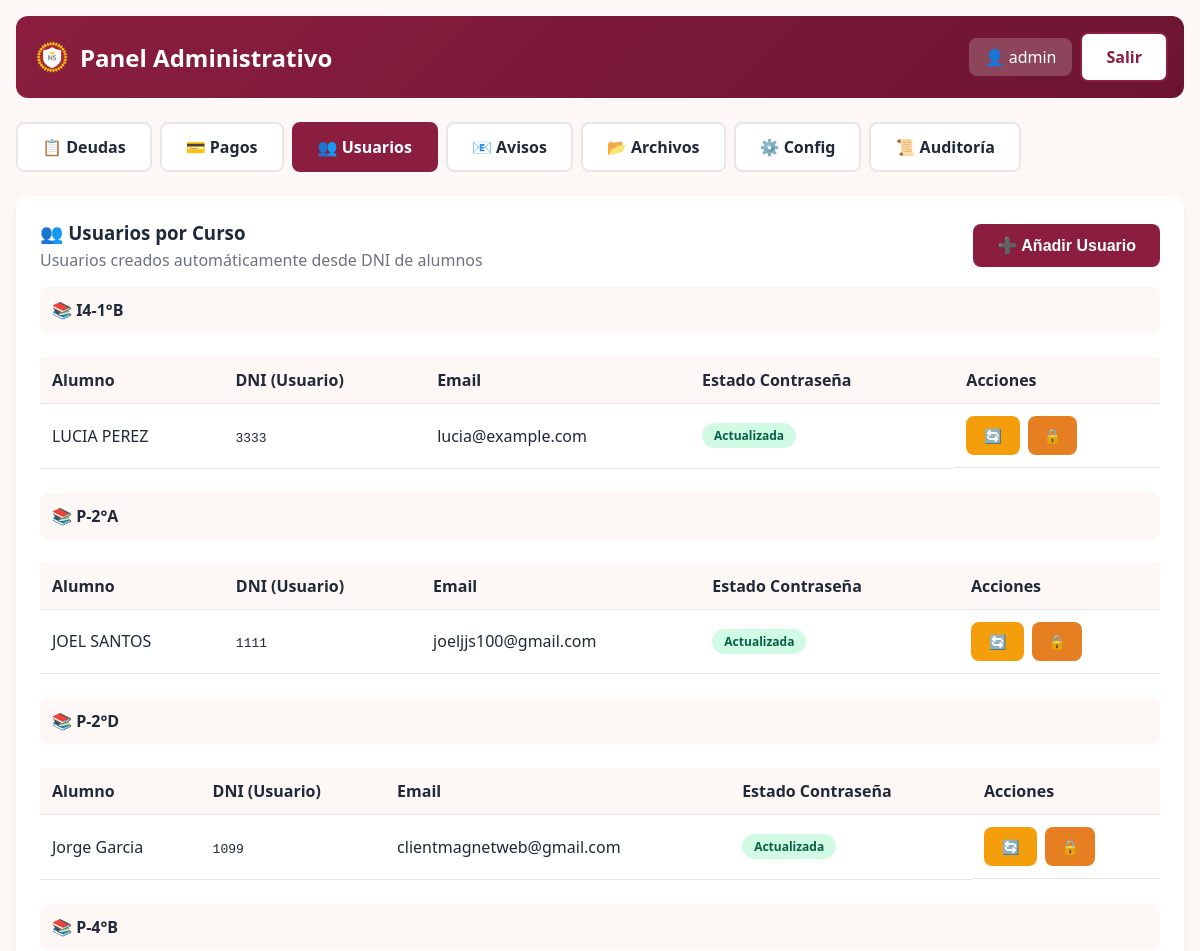
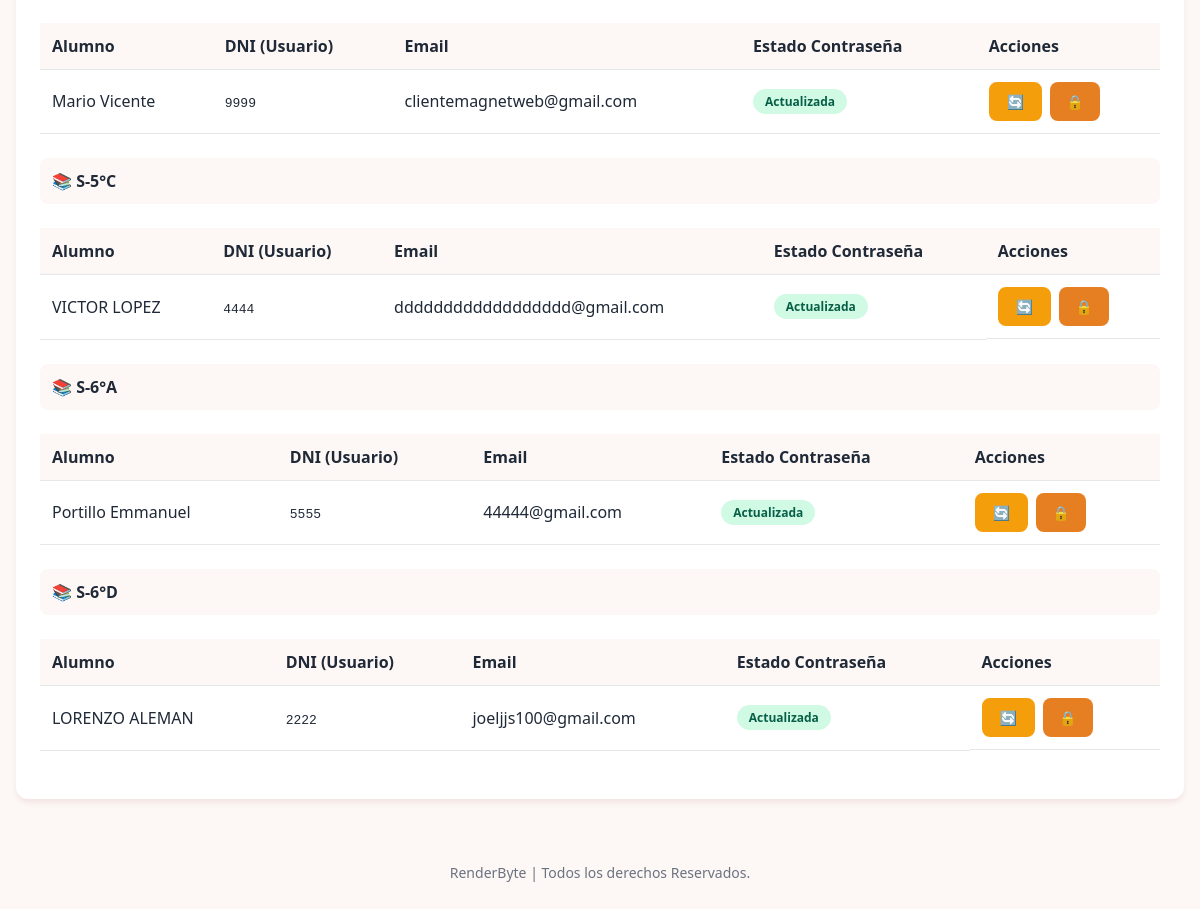
The page /admin-panel/usuarios/ (signed in) on the database its author committed (2 pictures, top to bottom).
### portal/models.py (models this page shows, shortened)
class Alumno(models.Model):
    documento = models.BigIntegerField(primary_key=True, verbose_name="DNI Alumno")
    apellido = models.CharField(max_length=100)
    nombres = models.CharField(max_length=100)
    fecha_nacimiento = models.DateField(null=True, blank=True)
    sexo = models.CharField(max_length=1, blank=True)
    nivel = models.CharField(max_length=10, blank=True, verbose_name="Nivel (I5/P/S)")
    curso = models.CharField(max_length=10, blank=True)
    division = models.CharField(max_length=10, blank=True)
    direccion = models.CharField(max_length=200, blank=True)
    telefono1 = models.CharField(max_length=50, blank=True)
    telefono2 = models.CharField(max_length=50, blank=True)
    email = models.EmailField(blank=True)
    barrio = models.CharField(max_length=100, blank=True)
    padre_nombre = models.CharField(max_length=150, blank=True, verbose_name="Nombre del Padre")
    padre_dni = models.BigIntegerField(null=True, blank=True, db_index=True, verbose_name="DNI Padre")
    padre_direccion = models.CharField(max_length=200, blank=True)
    padre_telefono1 = models.CharField(max_length=50, blank=True)
    padre_telefono2 = models.CharField(max_length=50, blank=True)
    padre_email = models.EmailField(blank=True)
    madre_nombre = models.CharField(max_length=150, blank=True, verbose_name="Nombre de la Madre")
    madre_dni = models.BigIntegerField(null=True, blank=True, db_index=True, verbose_name="DNI Madre")
    madre_direccion = models.CharField(max_length=200, blank=True)
    madre_telefono1 = models.CharField(max_length=50, blank=True)
    madre_telefono2 = models.CharField(max_length=50, blank=True)
    madre_email = models.EmailField(blank=True)
    tutor_nombre = models.CharField(max_length=150, blank=True, verbose_name="Nombre del Tutor")
    tutor_dni = models.BigIntegerField(null=True, blank=True, db_index=True, verbose_name="DNI Tutor")
    tutor_direccion = models.CharField(max_length=200, blank=True)
    tutor_telefono1 = models.CharField(max_length=50, blank=True)
    tutor_telefono2 = models.CharField(max_length=50, blank=True)
    tutor_email = models.EmailField(blank=True)
    familia = models.IntegerField(default=0, help_text="ID de grupo familiar")
    recargo = models.BooleanField(default=False)
    saldo_moroso = models.DecimalField(max_digits=12, decimal_places=2, default=0,
                                        verbose_name="Saldo Total Adeudado")
    class Meta:
        ordering = ['apellido', 'nombres']
        verbose_name = "Alumno"
        verbose_name_plural = "Alumnos"
    @property
    def curso_completo(self):
        if self.nivel and self.curso and self.division:
            return f"{self.nivel}-{self.curso}°{self.division}"
        elif self.curso and self.division:
            return f"{self.curso}°{self.division}"
        return self.curso or ""

### portal/views.py (the view)
    def wrapper(request, *args, **kwargs):
        if not request.user.is_authenticated:
            return redirect('portal:login')
        if not hasattr(request.user, 'perfil') or not request.user.perfil.es_admin:
            messages.error(request, 'No tiene permisos para acceder a esta sección.')
            return redirect('portal:portal_padre')
        return view_func(request, *args, **kwargs)

### portal/models.py (called while the page is built)
    @property
    def es_admin(self):
        return self.rol == 'admin'

### portal/views.py (called while the page is built)
def admin_required(view_func):
    def wrapper(request, *args, **kwargs):
        if not request.user.is_authenticated:
            return redirect('portal:login')
        if not hasattr(request.user, 'perfil') or not request.user.perfil.es_admin:
            messages.error(request, 'No tiene permisos para acceder a esta sección.')
            return redirect('portal:portal_padre')
        return view_func(request, *args, **kwargs)
    return wrapper

### portal/templates/portal/admin/usuarios.html (shortened to what this page needs)
{% extends 'portal/admin/base_admin.html' %}
{% block admin_content %}
<div class="card">
    <div style="display:flex;justify-content:space-between;align-items:center;margin-bottom:1rem">
        <div>
            <h3 style="margin-bottom:0.25rem">👥 Usuarios por Curso</h3>
            <p style="color:var(--text-light);margin:0">Usuarios creados automáticamente desde DNI de alumnos</p>
        </div>
        <button class="btn btn-primary" onclick="abrirModalCrearUsuario()"
            style="display:flex;align-items:center;gap:0.5rem">
            ➕ Añadir Usuario
        </button>
    </div>
    {% for curso, alumnos in alumnos_por_curso.items %}
    <div style="margin-bottom:1.5rem">
        <h4 style="background:var(--bg);padding:0.75rem;border-radius:8px;margin-bottom:0.5rem">📚 {{ curso }}</h4>
        <div class="table-responsive">
            <table>
                <thead>
                    <tr>
                        <th>Alumno</th>
                        <th>DNI (Usuario)</th>
                        <th>Email</th>
                        <th>Estado Contraseña</th>
                        <th>Acciones</th>
                    </tr>
                </thead>
                <tbody>
                    {% for u in alumnos %}
                    <tr>
                        <td>{{ u.nombre_completo }}</td>
                        <td><code>{{ u.dni }}</code></td>
                        <td>
                            {% if u.email %}
                            {{ u.email }}
                            {% else %}
                            <span style="color:var(--warning)">Sin email</span>
                            {% endif %}
                        </td>
                        <td>
                            {% if u.must_change_password %}
                            <span class="badge badge-pending">Pendiente de cambio</span>
                            {% else %}
                            <span class="badge badge-verified">Actualizada</span>
                            {% endif %}
                        </td>
                        <td style="display:flex;gap:0.5rem">
                            {% if u.perfil %}
                            <a href="{% url 'portal:admin_reset_password' u.perfil.id %}" class="btn btn-sm btn-outline"
                                onclick="return confirm('¿Resetear contraseña a la genérica?')"
                                title="Resetear contraseña"
                                style="background:var(--warning);border-color:var(--warning);color:white;">🔄</a>
                            <a href="#" class="btn btn-sm"
                                onclick="forzarCambioPassword({{ u.perfil.id }}); return false;"
                                title="Forzar cambio de contraseña"
                                style="background:#e67e22;border-color:#e67e22;color:white;">🔒</a>
                            {% else %}
                            <span style="color:var(--text-light);font-size:0.8rem">Sin usuario</span>
                            {% endif %}
                        </td>
                    </tr>
                    {% endfor %}
                </tbody>
            </table>
        </div>
    </div>
    {% empty %}
    <div style="text-align:center;padding:3rem;color:var(--text-light)">
        <p>No hay alumnos registrados</p>
        <p style="margin-top:0.5rem">Importe el archivo de alumnos desde la pestaña Importar</p>
    </div>
    {% endfor %}
</div>
{% endblock %}

### portal/templates/portal/admin/base_admin.html (shortened to what this page needs)
{% extends 'portal/base.html' %}
{% load static %}
{% block content %}
<div class="container">
    <div class="header">
        <h1>
            <img src="{% static 'portal/img/logo_nuevo_siglo.png' %}" alt="Logo" class="logo"
                onerror="this.style.display='none'">
            Panel Administrativo
        </h1>
        <div class="header-actions">
            <span class="user-info">👤 {{ request.user.get_full_name|default:request.user.username }}</span>
            <a href="{% url 'portal:logout' %}" class="btn btn-outline" style="background:white">Salir</a>
        </div>
    </div>
    <div class="tabs">
        <a href="{% url 'portal:admin_deudas' %}" class="tab {% if active_tab == 'deudas' %}active{% endif %}">📋
            Deudas</a>
        <a href="{% url 'portal:admin_pagos' %}" class="tab {% if active_tab == 'pagos' %}active{% endif %}">💳
            Pagos</a>
        <a href="{% url 'portal:admin_usuarios' %}" class="tab {% if active_tab == 'usuarios' %}active{% endif %}">👥
            Usuarios</a>
        <a href="{% url 'portal:admin_avisos' %}" class="tab {% if active_tab == 'avisos' %}active{% endif %}">📧
            Avisos</a>
        <a href="{% url 'portal:admin_archivos' %}" class="tab {% if active_tab == 'archivos' %}active{% endif %}">📂
            Archivos</a>
        <a href="{% url 'portal:admin_config' %}" class="tab {% if active_tab == 'config' %}active{% endif %}">⚙️
            Config</a>
        <a href="{% url 'portal:admin_auditoria' %}" class="tab {% if active_tab == 'auditoria' %}active{% endif %}">📜
            Auditoría</a>
    </div>
    {% block admin_content %}{% endblock %}
</div>
<footer style="text-align: center; padding: 2rem; color: var(--text-light); font-size: 0.875rem;">
    <p><a href="https://renderbyte.net" target="_blank" style="color: inherit; text-decoration: none;">RenderByte |
            Todos los derechos Reservados.</a></p>
</footer>
{% endblock %}

### portal/templates/portal/base.html (style rules this page uses)
:root { --primary: #8B1E3F; --primary-dark: #6B1430; --secondary: #FFC107; --accent-orange: #FF8C00; --accent-blue: #4ECDC4; --danger: #dc2626; --warning: #f59e0b; --success: #10b981; --bg: #FDF8F5; --card: #ffffff; --text: #1f2937; --text-light: #6b7280; --border: #e5e7eb; --shadow: 0 4px 6px -1px rgba(139, 30, 63, 0.1); }
* { box-sizing: border-box; margin: 0; padding: 0; }
body { font-family: 'Segoe UI', system-ui, sans-serif; background: var(--bg); color: var(--text); min-height: 100vh; }
.container { max-width: 1200px; margin: 0 auto; padding: 1rem; }
.card { background: var(--card); border-radius: 12px; box-shadow: var(--shadow); padding: 1.5rem; margin-bottom: 1rem; }
.btn { display: inline-flex; align-items: center; gap: 0.5rem; padding: 0.75rem 1.5rem; border: none; border-radius: 8px; font-size: 1rem; font-weight: 600; cursor: pointer; transition: all 0.2s; text-decoration: none; }
.btn-primary { background: var(--primary); color: white; }
.btn-outline { background: transparent; border: 2px solid var(--primary); color: var(--primary); }
.btn-sm { padding: 0.5rem 1rem; font-size: 0.875rem; }
table { width: 100%; border-collapse: collapse; margin-top: 1rem; }
th, td { padding: 0.75rem; text-align: left; border-bottom: 1px solid var(--border); }
th { background: var(--bg); font-weight: 600; position: sticky; top: 0; }
.badge { display: inline-block; padding: 0.25rem 0.75rem; border-radius: 9999px; font-size: 0.75rem; font-weight: 600; }
.badge-verified { background: #d1fae5; color: #065f46; }
.header { background: linear-gradient(135deg, var(--primary), var(--primary-dark)); color: white; padding: 1rem; margin-bottom: 1.5rem; border-radius: 12px; display: flex; justify-content: space-between; align-items: center; flex-wrap: wrap; gap: 1rem; }
.header h1 { font-size: 1.5rem; display: flex; align-items: center; gap: 0.5rem; }
.header-actions { display: flex; gap: 0.5rem; align-items: center; }
.user-info { background: rgba(255, 255, 255, 0.2); padding: 0.5rem 1rem; border-radius: 8px; }
.logo { width: 40px; height: 40px; border-radius: 50%; object-fit: cover; }
.table-responsive { overflow-x: auto; }
.tabs { display: flex; gap: 0.5rem; margin-bottom: 1.5rem; flex-wrap: wrap; }
.tab { padding: 0.75rem 1.5rem; background: var(--card); border: 2px solid var(--border); border-radius: 8px; cursor: pointer; font-weight: 600; transition: all 0.2s; text-decoration: none; color: var(--text); }
.tab.active { background: var(--primary); color: white; border-color: var(--primary); }

### rows shown on the page
Alumno: nombre_completo "LUCIA PEREZ", dni "3333", email "lucia@example.com"
Alumno: nombre_completo "JOEL SANTOS", dni "1111", email "joeljjs100@gmail.com"
Alumno: nombre_completo "Jorge Garcia", dni "1099", email "clientmagnetweb@gmail.com"
Alumno: nombre_completo "Mario Vicente", dni "9999", email "clientemagnetweb@gmail.com"
Alumno: nombre_completo "VICTOR LOPEZ", dni "4444", email "dddddddddddddddddd@gmail.com"
Alumno: nombre_completo "Portillo Emmanuel", dni "5555", email "44444@gmail.com"
Alumno: nombre_completo "LORENZO ALEMAN", dni "2222", email "joeljjs100@gmail.com"

### other values the page prints
{{ request.user.get_full_name|default:request.user.username }} "admin"
{{ curso }} "I4-1°B" "P-2°A" "P-2°D" "P-4°B" "S-5°C" "S-6°A" "S-6°D"
